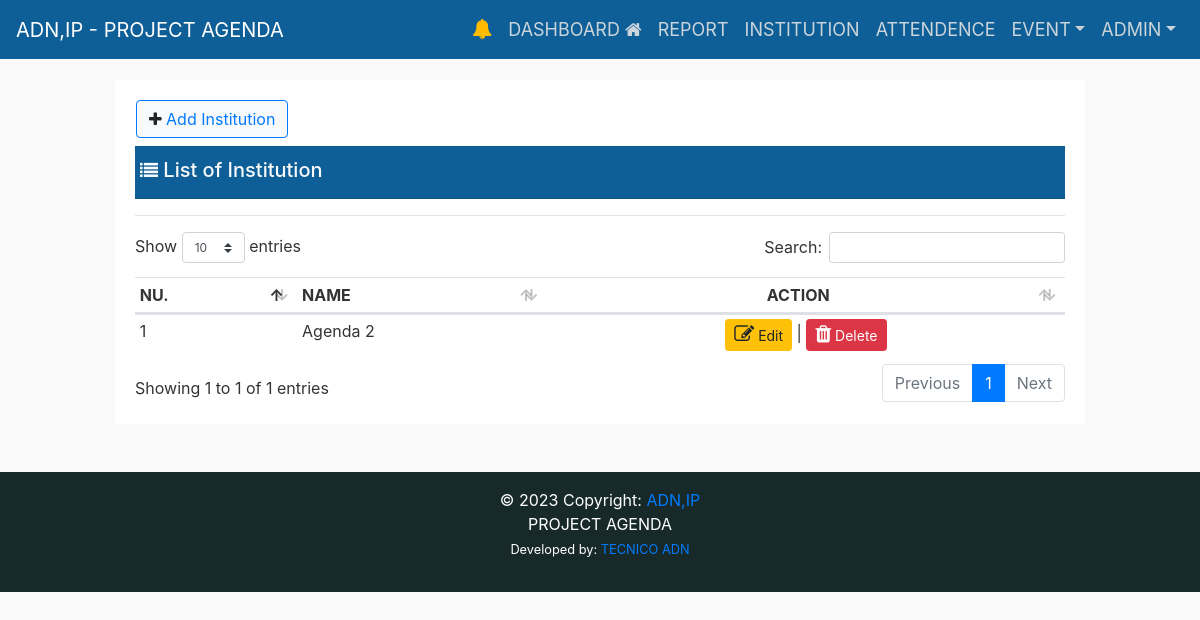
/institution/ (signed in), run on an earlier commit of the app's database.
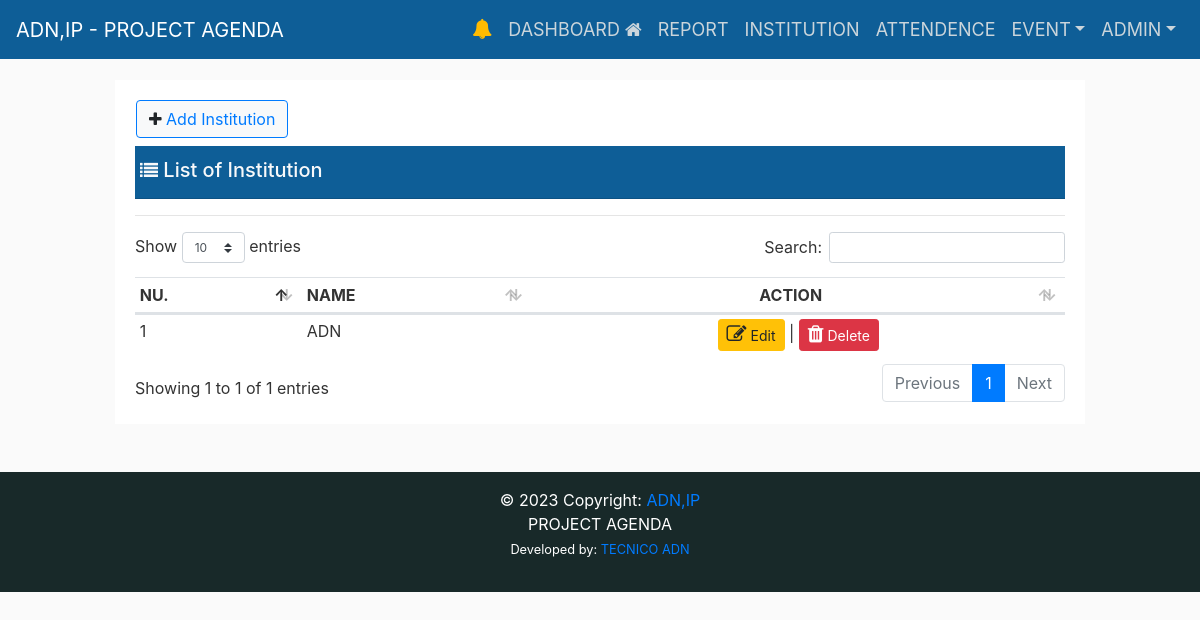
And on a later commit of the database.
### eventapps/institute/models.py (models this page shows, shortened)
class Institution(models.Model):
    name_institution = models.CharField(
        max_length=255, null=True, verbose_name="Institution Name:")
    class Meta:
        verbose_name_plural = ("Institution Invited")

### eventapps/institute/views.py (the view)
# urls.py: path('institution/', views.institution_list, name='institution_list'),
@login_required(login_url="/login/")
def institution_list(request):
    context = {
    }
    return render(request, 'institute/institution_list.html', context)

### eventapps/templates/institute/institution_list.html (shortened to what this page needs)
{% extends "layouts/base.html" %}
{% load static %}
{% block content %}
<div class="row d-flex justify-content-center ">
    <div class="col-sm-12">
        <div class="border-info shadow-lg bg-white">
            <div class="card-body">
                <div class="row">
                    <button type="button" class="btn btn-light border border-primary ml-3">
                        <span class="fa fa-plus"></span><a class="text-primary " href="{% url 'institution_add' %}"
                            role="button">
                            Add Institution</a>
                    </button>
                </div>
                <div class="card-header bg-card pb-2 mt-2 d-flex justify-content-between">
                    <div class="row flex-row">
                        <h5 class="text-light"><i class="fa fa-list" style="font-size:18px;"></i> List of Institution
                        </h5>
                    </div>
                </div>
                <hr>
                <section id='no-more-tables'>
                    <table class="table table-sm" id="example" width="100%" cellspacing="0">
                        <thead>
                            <tr>
                                <th>NU.</th>
                                <th>NAME</th>
                                <th style="text-align:center;">ACTION</th>
                            </tr>
                        </thead>
                        <tbody>
                            {% for obj in institution_list %}
                            <tr>
                                <td data-title="Nu.">{{ forloop.counter }}</td>
                                <td data-title="Title">
                                    {{obj.name_institution }}
                                </td>
                                <td style="text-align:center;">
                                    <a href="{% url 'institution_edit' pk=obj.id %}" data-toggle="tooltip" title="Edit"
                                        class="btn btn-sm btn-warning"><i class='fa fa-edit' style='font-size:20px'></i>
                                        Edit</a>
                                    |
                                    <a href="{% url 'institution_delete' pk=obj.id %}" data-toggle="tooltip"
                                        title="Delete" class="btn btn-sm btn-danger"
                                        onclick="return confirm(' Are you ready to delete?')"><i class='fa fa-trash'
                                            style='font-size:20px'></i> Delete</a>
                                </td>
                            </tr>
                            {% endfor %}
                        </tbody>
                    </table>
                </section>
            </div>
        </div>
    </div>
</div>
{% endblock %}

What changed in the data, as far as the page shows it:
changed Institution: name_institution "Agenda 2" → "ADN"
